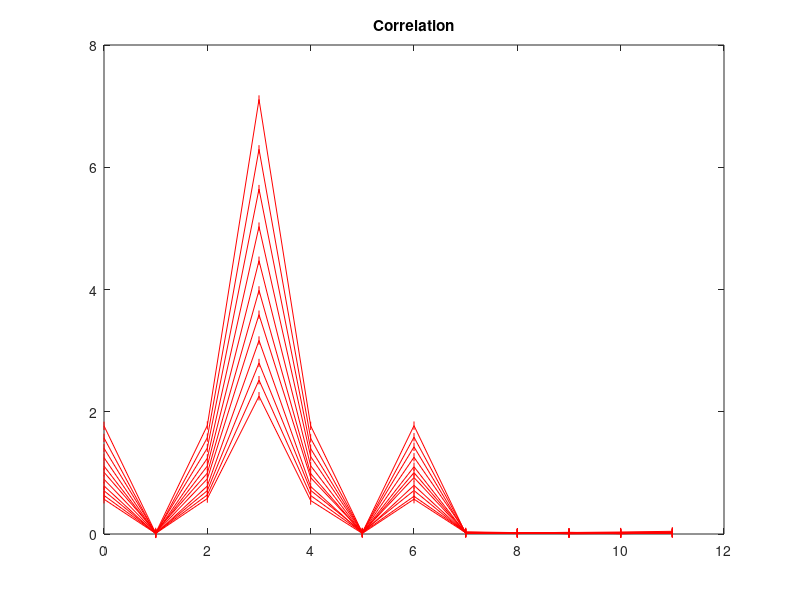

This chart was generated by the following MATLAB code:
clear all;
%a = [0 0 0 0 +1 +1 +1 -1 0 0 0 0 +1 +1 +1 -1 0 0 0 0]'; % код Баркера
a = [+1 +1 +1 -1 0 0 0 0 0 0 0 0]';
N=length(a); % кол-во временных выборок
M=4; % кол-во элементов решетки
t = (0:1:N-1);

snr0 = 0;
SKO = 1;
SKO_ = SKO;
snr_=snr0;
for snr = -5:5
    snr_dB = 10^(snr/10);% перевод из дБ
    A = sqrt(snr_dB);
    teta = pi/3; % угол прихода сигнала по отношению к нормали к апертуре АР
    fi0 = 0; % начальная фаза
    delta_fi = 2*pi*sin(teta)*0.5; %0.5 = d/lambda, где lambda - длина волны, d - расстояние между элементами,
    m = 1;

    for m = m:(M-1)
        Signal1(m) = exp(1i*(fi0+m*delta_fi));
    end

    Signal = [exp(1i*fi0) Signal1];
    S = A*a*Signal;
    
    Acc = zeros(size(S));
    for number_tests = 1:10000 % количество испытаний
        noise = (randn(N, M)+1i*randn(N, M))/sqrt(2); % добавляет белый гауссов шум к векторному сигналу
        x = S + noise; % складываем сигнал и шум
        y = filter(S(4:-1:1),1,x); % на выходе СФ
        Acc = (Acc+y);
    end
    Acc = Acc / 10000;

    %plot corr func
    %for i = 1:M
        %plot(t, abs(Acc(1:end, i)), 'r|-');
        %hold on;
    %end
    plot(t, abs(Acc(1:end, 1)) / A, 'r|-');
    hold on;

    title("Correlation");
end
